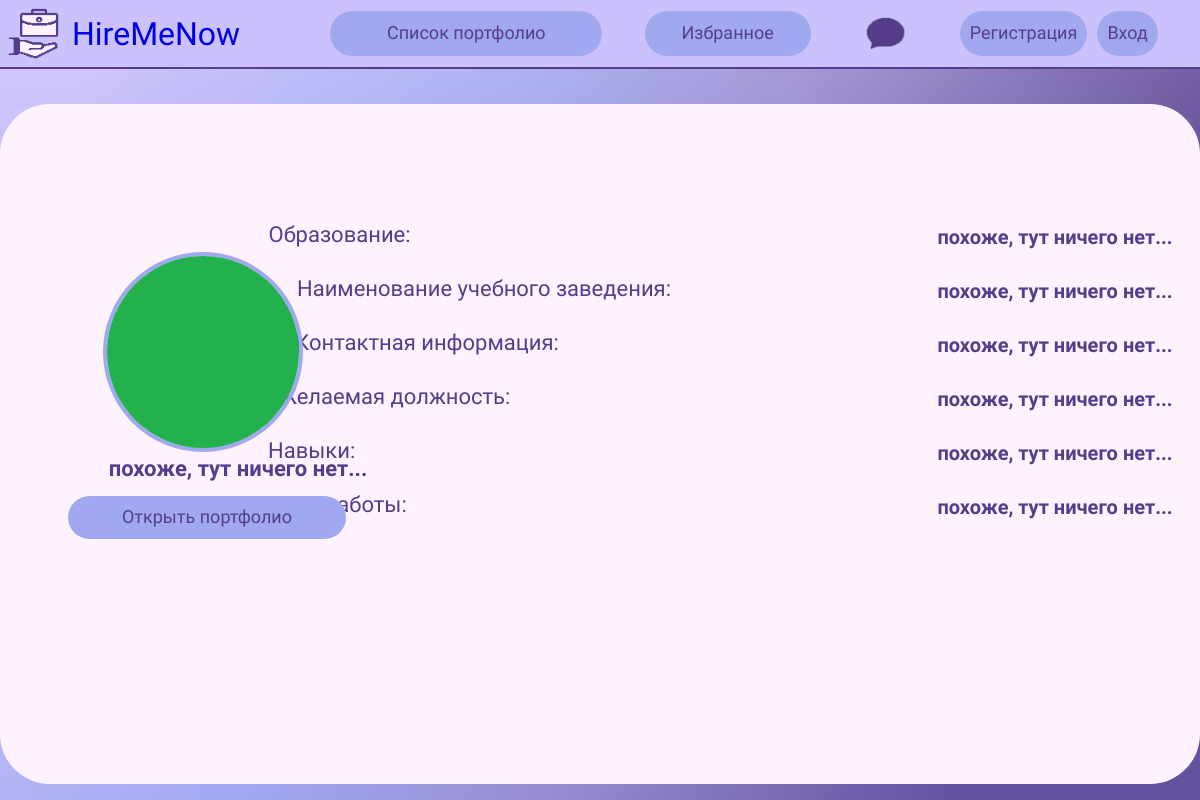
/profile/wedyzza/, run on an earlier commit of the app's database.
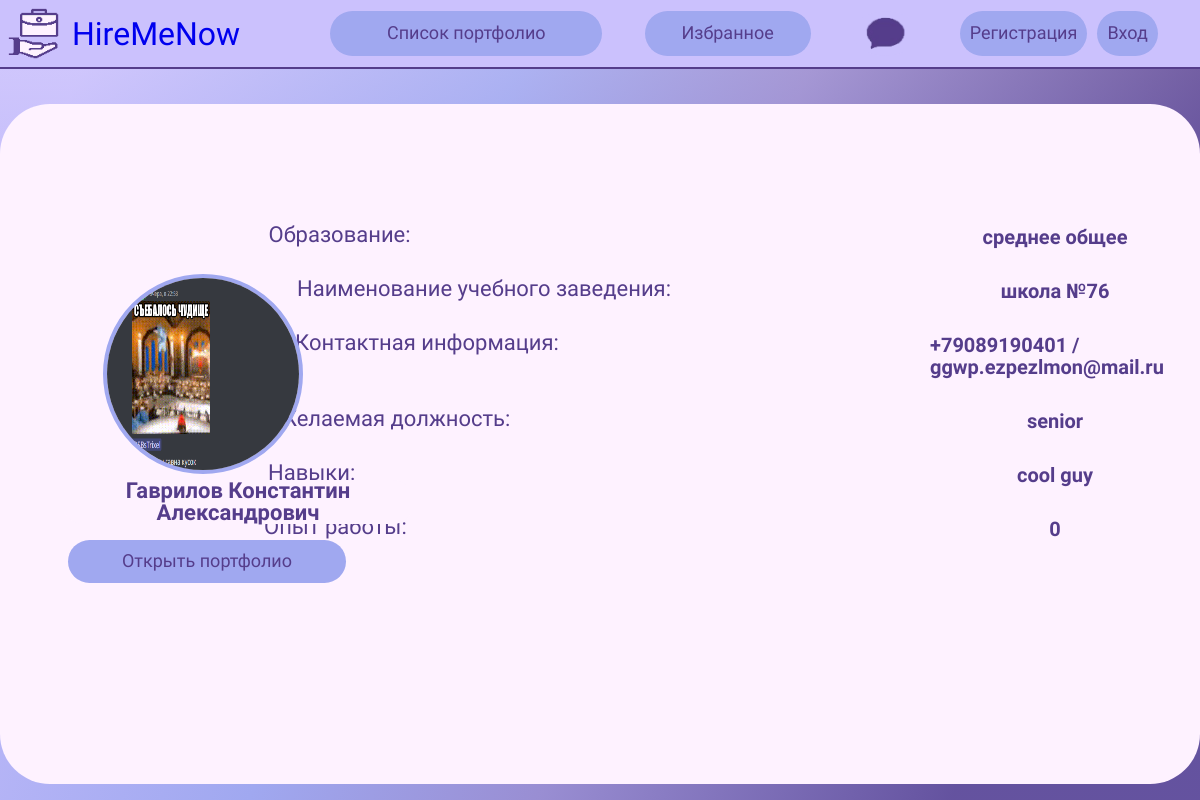
And on a later commit of the database.
### mainApp/models.py (models this page shows, shortened)
class userProfile(models.Model):
    user = models.OneToOneField(User, null=True, on_delete=models.CASCADE)
    resume = models.FileField(upload_to='files/', validators=[FileExtensionValidator(allowed_extensions=['pdf'])],
                              blank=True)
    avatar = models.ImageField(upload_to='images/', default='../static/img/profile.png',
                               validators=[FileExtensionValidator(allowed_extensions=['png', 'jpg', 'jpeg'])],
                               blank=True)
    fullName = models.CharField(max_length=100, blank=False, default='ИмяПользователя')
    education = models.CharField(max_length=100, blank=False, default='похоже, тут ничего нет...')
    edu_base = models.CharField(max_length=100, blank=False, default='похоже, тут ничего нет...')
    contacts = models.CharField(max_length=250, blank=False, default='похоже, тут ничего нет...')
    level = models.CharField(max_length=100, blank=False, default='похоже, тут ничего нет...')
    chars = models.CharField(max_length=150, blank=False, default='похоже, тут ничего нет...')
    exp = models.CharField(max_length=200, blank=False, default='похоже, тут ничего нет...')

### mainApp/views.py (the view)
# urls.py: path('profile/<str:username>/', views.profile, name='profile'),
def profile(request, username):
    user = User.objects.get(username=username)
    user_profile = userProfile.objects.get(user=user)
    if request.method == 'POST':
        user_profile.avatar = request.POST.get('img')
        user_profile.save()
    context = {
        'user_profile': user_profile
    }
    return render(request, 'profile.html', context)

### templates/profile.html (shortened to what this page needs)
{% load static %}
<!DOCTYPE html>
<html lang="ru" dir="ltr">
  <head>
    <link rel="stylesheet" href="{% static 'css/profile.css' %}">
      <link rel="stylesheet" href="{% static 'css/no_underline.css' %}">
  </head>
  <body>
    <div id="nav-bar">
		<a href="{% url 'home' %}" id="header">
			<img id="main-logo" src="{% static 'img/logo.png'%}" alt="logo">
			<h1 id="name">HireMeNow</h1>
		</a>
		<div id="buttons">
			<a href="{% url 'portfolio-list' %}" class="btn" id="portfolio-list">Список портфолио</a>
			<a href="{% url 'favorite' %}" class="btn" id="favorite">Избранное</a>
			<a href="{% url 'chat_template' %}" id="chat">
			<img src="{% static 'img/chat.png' %}" width="65px" alt="chat">
			</a>
            {% if user.is_authenticated %}
            <div id="enter">
				<a href="{% url 'profile' request.user.username %}" class="btn" id="profile"><img id="profile-picture" src="{% static 'img/profile.png' %}" width="40px">Профиль</a>
				<a href="{% url 'logout' %}" class="btn" id="logout">Выйти</a>
			</div>
            {% else %}
			<div id="enter">
				<a href="{% url 'register' %}" class="btn" id="reg">Регистрация</a>
				<a href="{% url 'login' %}" class="btn" id="log">Вход</a>
			</div>
            {% endif %}
		</div>
	</div>
	<div class="hero">
		<div class="info">
			<div id="education">
				<h5 class="info-labels">Образование:</h5>
			</div>
			<p class="input-value">{{ user_profile.education }}</p>
			<div id="school-name">
				<h5>Наименование учебного заведения:</h5>
			</div>
			<p class="input-value">{{ user_profile.edu_base }}</p>
			<div id="contacts">
				<h5>Контактная информация:</h5>
			</div>
			<p class="input-value">{{ user_profile.contacts }}</p>
			<div id="fav-role">
				<h5>Желаемая должность:</h5>
			</div>
			<p class="input-value">{{ user_profile.level }}</p>
			<div id="skills">
				<h5>Навыки:</h5>
			</div>
			<p class="input-value">{{ user_profile.chars }}</p>
			<div id="exp">
				<h5>Опыт работы:</h5>
			</div>
			<p class="input-value">{{ user_profile.exp }}</p>
			</div>
		<div class="avatar-header">
			<img class="avatar" src="{{ user_profile.avatar.url }}"/>
            <h3 id="user-name">{{ user_profile.fullName }}</h3>
			<div class="btn-wrap">
			<a href="{% url 'watch-portfolio' user_profile.user.username%}" class="avatar-header-btn" id="open-portfolio">Открыть портфолио</a>
            </div>
		</div>
	</div>
	</body>
</html>

What changed in the data, as far as the page shows it:
removed userProfile: education "похоже, тут ничего нет...", edu_base "похоже, тут ничего нет...", contacts "похоже, тут ничего нет...", level "похоже, тут ничего нет...", chars "похоже, тут ничего нет...", exp "похоже, тут ничего нет...", avatar (picture), fullName "похоже, тут ничего нет..."
now on this page (row edited): userProfile: education "среднее общее", edu_base "школа №76", contacts "+79089190401 / ggwp.ezpezlmon@mail.ru", level "senior", chars "cool guy", exp "0", avatar (picture), fullName "Гаврилов Константин Александрович"
